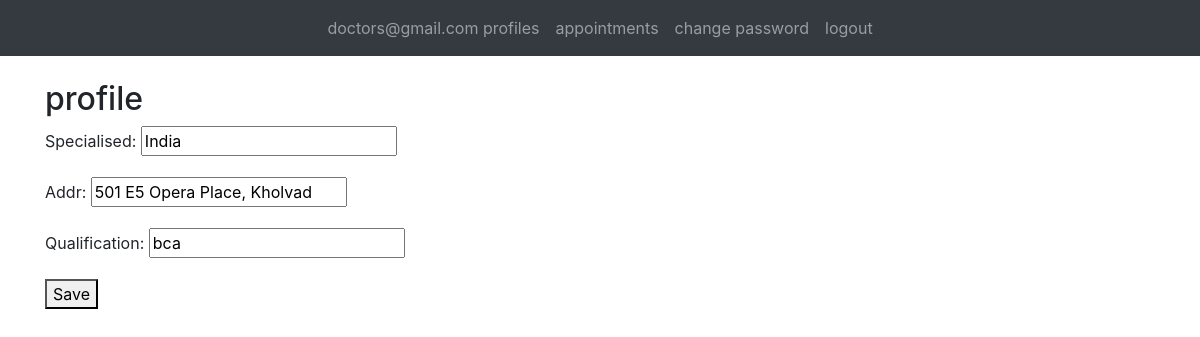
/user/profile/ (signed in), run on the app's committed database.
### users/models.py (models this page shows, shortened)
class User(AbstractBaseUser, PermissionsMixin):
    email = models.EmailField(unique=True)
    first_name = models.CharField(_('first name'), max_length=30, blank=True)
    last_name = models.CharField(_('last name'), max_length=150, blank=True)
    is_staff = models.BooleanField(
        _('staff status'),
        default=False,
        help_text=_('Designates whether the user can log into this admin site.'),
    )
    type = models.CharField(max_length=15, choices=USER_TYPE, default='PATIENT')
    date_joined = models.DateTimeField(_('date joined'), default=timezone.now)
    USERNAME_FIELD = 'email'
    objects = UserManager()

### doctors/models.py (models this page shows, shortened)
class Doctors(models.Model):
    user = models.ForeignKey(get_user_model(), on_delete=models.CASCADE, related_name='doctors_user')
    specialised = models.CharField(max_length=15, default='PATIENT')
    addr = models.CharField(max_length=155, null=True)
    qualification = models.CharField(max_length=100, blank=True, null=True)

### users/views.py (the view, shortened to what this page needs)
# urls.py: path('profile/', views.profile, name='profile'),
def profile(request):
    if request.user.type == "DOCTOR":
        instance, created = Doctors.objects.get_or_create(user=request.user)
        if request.method == 'POST':
            form = DoctorsProfileForm(request.POST, instance=instance)
            if form.is_valid():
                form.save()
        else:
            form = DoctorsProfileForm(instance=instance)
        return render(request, 'profile.html', {'form': form})

### doctors/forms.py
class DoctorsProfileForm(ModelForm):
	class Meta:
		model = models.Doctors
		exclude = ('user', )

### templates/profile.html (shortened to what this page needs)
{% extends 'app_base.html' %}
{% block content %}
  <h2>profile</h2>
  <form method="post">
      {{ form.as_p }}
      <button type="submit">Save</button>
    </form>
{% endblock %}

### templates/app_base.html (shortened to what this page needs)
<!DOCTYPE html>
<html>
<head>
  <link rel="stylesheet" href="https://maxcdn.bootstrapcdn.com/bootstrap/4.4.1/css/bootstrap.min.css">
</head>
<body>
        <nav class="navbar navbar-expand-sm bg-dark navbar-dark justify-content-center">
        {% if user.is_authenticated %}
        <ul class="navbar-nav ">
            <li class="nav-item">
                <a href="/user/profile" class="nav-link"> {{ user.email }} profiles</a>
            </li>
            {% if user.type == 'PATIENT' %}
            <li class="nav-item"><a href="/patients/appointments" class="nav-link">My Appointments</a></li>
            <li><a href="/doctors/" class="nav-link">doctors</a></li>
            {% else %}
            <li class="nav-item"><a href="/doctors/appointments/" class="nav-link">appointments</a></li>
            {% endif %}
            <li class="nav-item"><a href="/user/change/password/" class="nav-link">change password</a>
            <li class="nav-item"><a href="/user/logout" class="nav-link">logout</a>
            </li>
        </ul>
        {% else %}
        <ul class="navbar-nav justify-content-center">
            <li class="nav-item"> <a class="nav-link" href="/">Home</a></li>
            <li class="nav-item"><a class="nav-link" href="/user/login">login</a></li>
            <li class="nav-item"><a class="nav-link" href="/user/signup">signup</a></li>
        </ul>
        {% endif %}
        </nav>
    <br>
    <div class="container">
        {% block content %}
        {% endblock %}
    </div>
</body>
</html>

### data on the page
User: email "doctors@gmail.com"
Doctors: specialised "India", addr "501 E5 Opera Place, Kholvad", qualification "bca"
